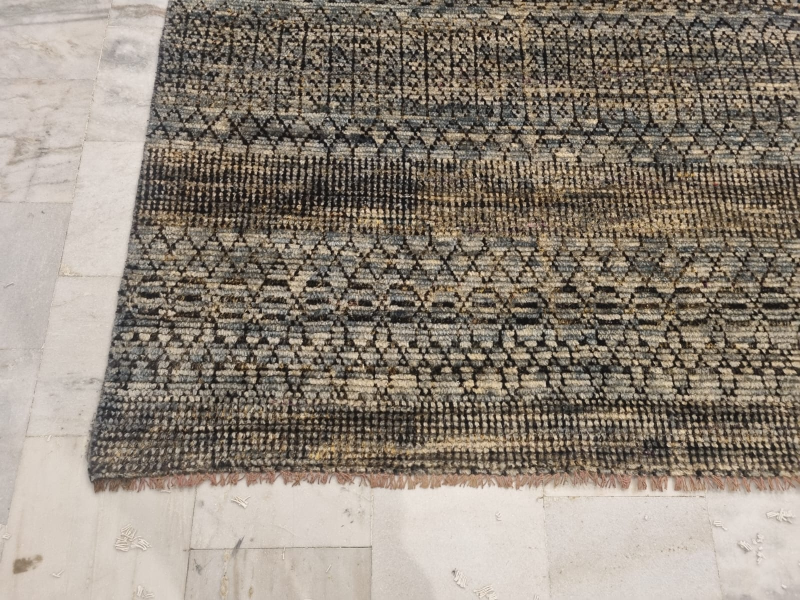
#> input picture images/1/1.jpeg, 1600 x 1200 px (shown at 1/2 size)
$ python -i auto_tune.py   (imports and definitions only)
#> lines starting #> are read from the running program, lines starting #| are printed output that depends on the picture
import os
import argparse
from pathlib import Path
from typing import List, Optional, Sequence, Tuple

import cv2
import numpy as np

# ---------------------------- Utils ----------------------------

# [439 lines left out: functions split_alpha, ensure_bgra, merge_alpha, lab_with_alpha, mask_from_alpha, l_stats and 12 more, not called in this run]

# ------------------------ Orchestrator -----------------------------

def harmonize_images(
    images: Sequence[np.ndarray],
    names: Optional[Sequence[str]] = None,
    *,
    out_root: Optional[Path] = None,
    drift_slope_thresh: float = 0.5,
    neighbor_beta: float = 0.25,
    chroma_cap: float = 3.0,
    enable_pairwise_clahe: bool = False,
    feather: int = 21,
    s3_chroma_cap: float = 2.0,
    s3_bias_threshold: float = 1.5,
) -> Tuple[List[np.ndarray], int]:
    """Run the harmonization pipeline on in-memory images."""

    if not images:
        return [], -1

    if names is None:
        path_tags = [Path(f"image_{idx:02d}.png") for idx in range(len(images))]
    else:
        path_tags = [Path(str(name)) for name in names]

    prepared: List[np.ndarray] = [img.copy() for img in images]

    root_dir = Path(out_root) if out_root is not None else None
    if root_dir is not None:
        root_dir.mkdir(parents=True, exist_ok=True)

    s1_dir = root_dir / "01_bright" if root_dir is not None else None
    s1 = stage1_bright_normalize(
        prepared,
        path_tags,
        out_dir=s1_dir,
        drift_slope_thresh=drift_slope_thresh,
        neighbor_beta=neighbor_beta,
        chroma_cap=chroma_cap,
        enable_pairwise_clahe=enable_pairwise_clahe,
    )

    s2_dir = root_dir / "02_color_aligned" if root_dir is not None else None
    s2, ref_idx = stage2_color_transfer(
        s1,
        path_tags,
        out_dir=s2_dir,
        feather=feather,
    )

    s3_dir = root_dir / "03_final" if root_dir is not None else None
    s3 = stage3_global_unify(
        s2,
        path_tags,
        out_dir=s3_dir,
        chroma_cap=s3_chroma_cap,
        bias_threshold=s3_bias_threshold,
    )

    return s3, ref_idx


# [67 lines left out: functions run_pipeline, main, not called in this run]

# [2 lines not run here, left out]


'''
python auto_tune.py \
  --inp input/no_bg_photoroom \
  --out harmonized_auto \
  --drift_thresh 0.5 \
  --neighbor_beta 0.25 \
  --chroma_cap 3.0 \
  --pairwise_clahe


'''

>>> import cv2
>>> picture = cv2.imread('../images/1/1.jpeg', cv2.IMREAD_GRAYSCALE)
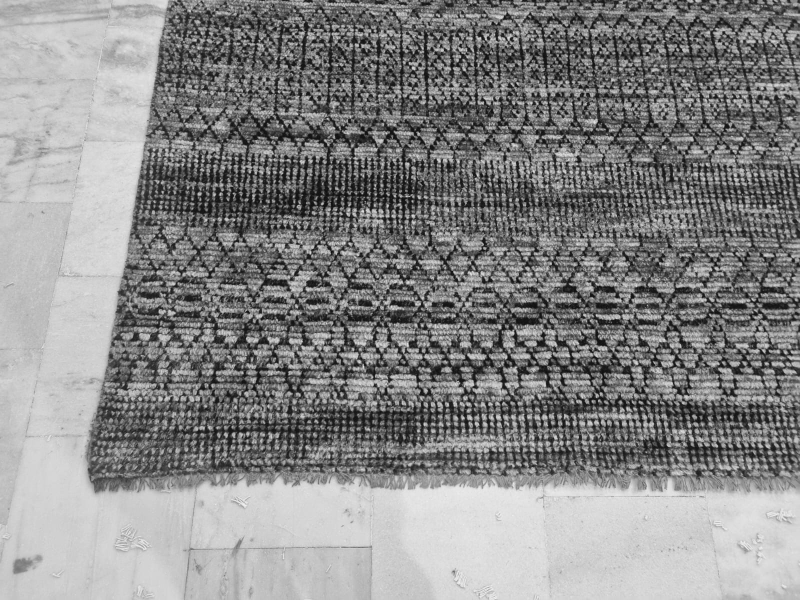
#> picture: shape (1200, 1600) (shown at 1/2 size); min 0, max 250, mean 135.6
>>> result = harmonize_images(picture)
#> (the run stopped early here; a loop or call above may not have finished)

$ run again, on images/1/3.jpeg
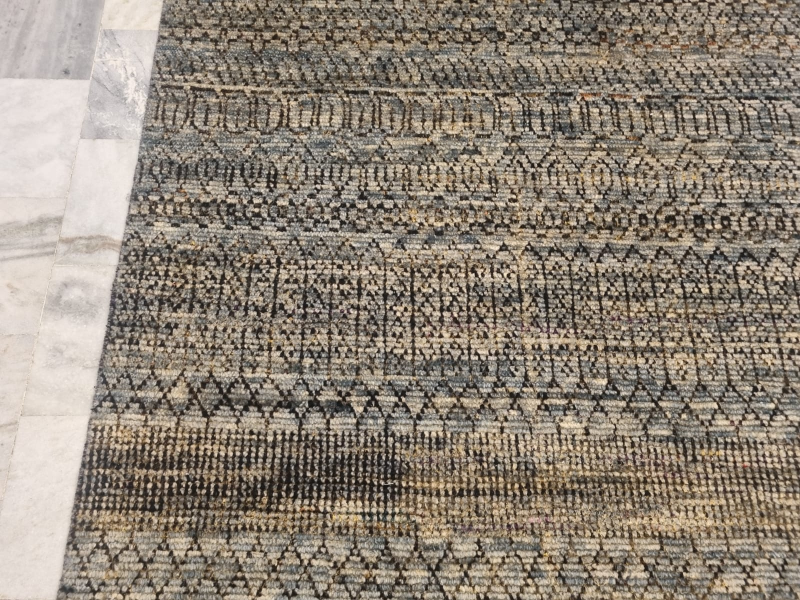
#> input picture images/1/3.jpeg, 1600 x 1200 px (shown at 1/2 size)
#> `picture = cv2.imread('../images/1/1.jpeg', cv2.IMREAD_GRAYSCALE)`:
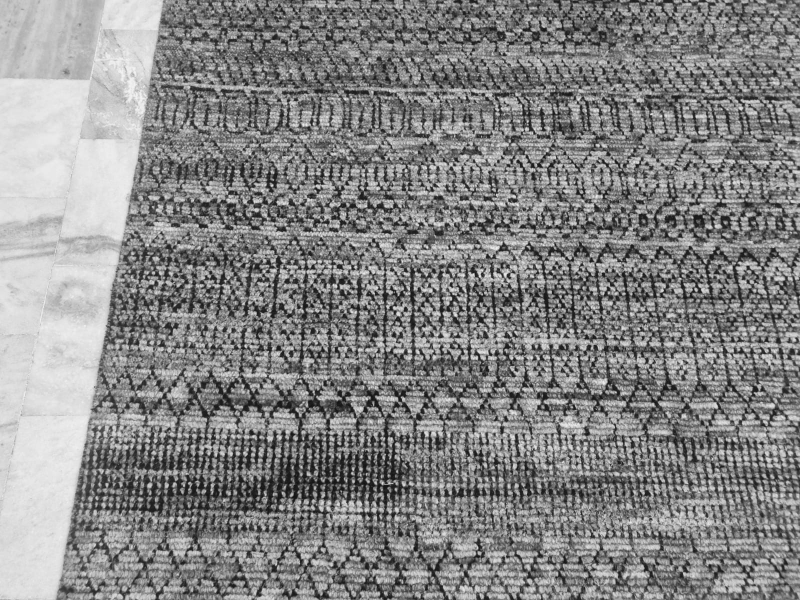
#> picture: shape (1200, 1600) (shown at 1/2 size); min 0, max 252, mean 134

$ run again, on images/1/4.jpeg
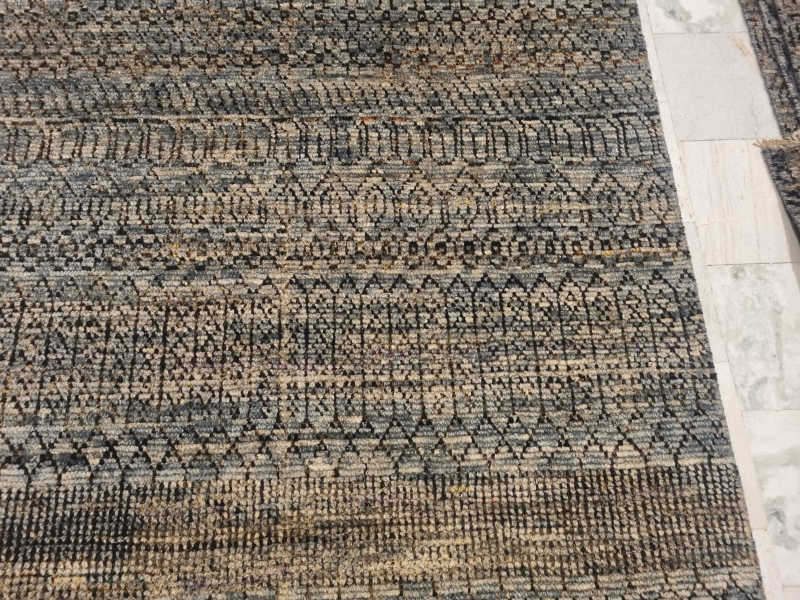
#> input picture images/1/4.jpeg, 1600 x 1200 px (shown at 1/2 size)
#> `picture = cv2.imread('../images/1/1.jpeg', cv2.IMREAD_GRAYSCALE)`:
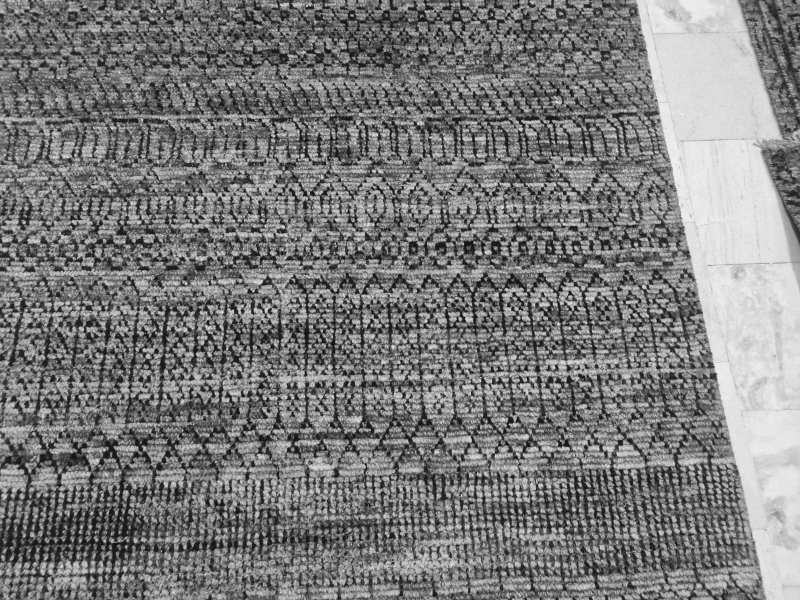
#> picture: shape (1200, 1600) (shown at 1/2 size); min 2, max 255, mean 122.9

$ run again, on images/1/5.jpeg
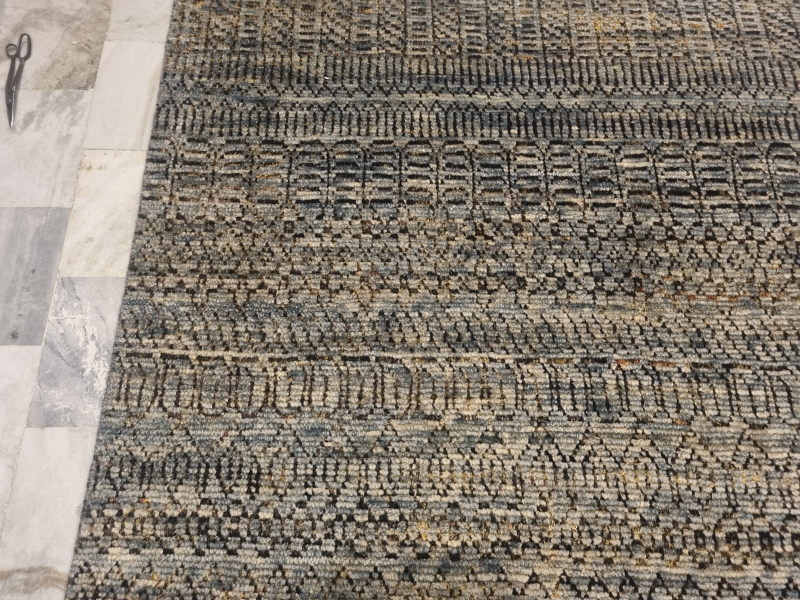
#> input picture images/1/5.jpeg, 1600 x 1200 px (shown at 1/2 size)
#> `picture = cv2.imread('../images/1/1.jpeg', cv2.IMREAD_GRAYSCALE)`:
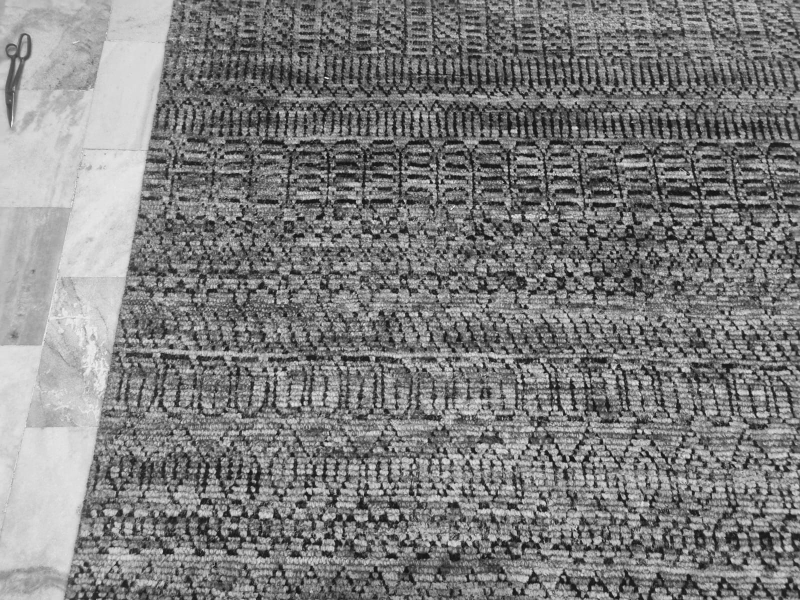
#> picture: shape (1200, 1600) (shown at 1/2 size); min 1, max 255, mean 126
